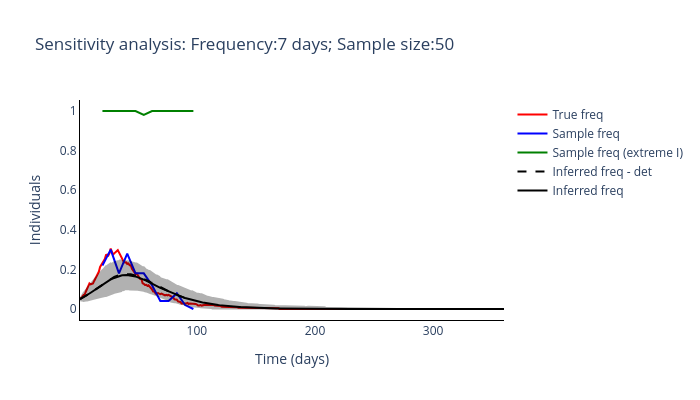
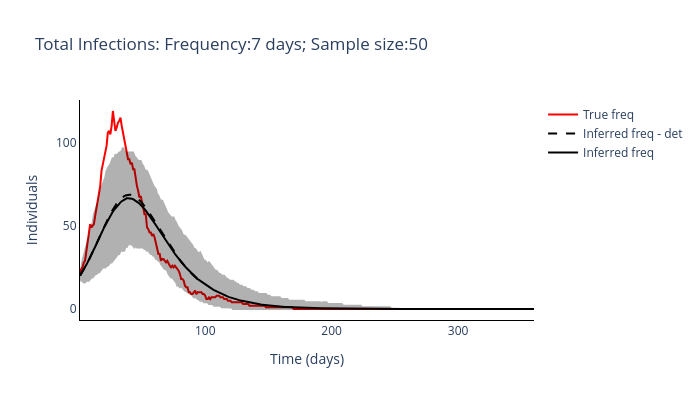

The notebook cell these images were saved under, in order:
### Code cell
routine_run(freq_samplying_range[2], sample_size_range[3])

### Figure 1 — Plotly figure (JSON) as saved in the notebook; plotly's stock layout.template omitted (floating-point values rounded to 4 significant figures; data arrays with more than 128 entries replaced by an {"elided": "..."} marker saying what was removed)
{"data": [{"line": {"color": "red"}, "mode": "lines", "name": "True freq", "type": "scatter", "x": {"elided": "360 int values"}, "y": {"elided": "360 float values"}}, {"line": {"color": "blue"}, "mode": "lines", "name": "Sample freq", "type": "scatter", "x": [20, 27, 34, 41, 48, 55, 62, 69, 76, 83, 90, 97], "y": [0.22, 0.3, 0.18, 0.28, 0.18, 0.18, 0.12, 0.04, 0.04, 0.08, 0.02, 0]}, {"line": {"color": "green"}, "mode": "lines", "name": "Sample freq (extreme I)", "type": "scatter", "x": [20, 27, 34, 41, 48, 55, 62, 69, 76, 83, 90, 97], "y": [1, 1, 1, 1, 1, 0.98, 1, 1, 1, 1, 1, 1]}, {"line": {"color": "black", "dash": "dash"}, "mode": "lines", "name": "Inferred freq - det", "type": "scatter", "x": {"elided": "360 int values"}, "y": [0.05, 0.05301, 0.05615, 0.05942, 0.06282, 0.06635, 0.07, 0.07378, 0.07767, 0.08166, 0.08576, 0.08994, 0.0942, 0.09854, 0.1029, 0.1074, 0.1119, 0.1163, 0.1207, 0.1251, 0.1294, 0.1337, 0.1378, 0.1418, 0.1456, 0.1493, 0.1528, 0.1562, 0.1593, 0.1622, 0.1648, 0.1673, 0.1694, 0.1713, 0.173, 0.1743, 0.1754, 0.1761, 0.1766, 0.1768, 0.1767, 0.1764, 0.1758, 0.175, 0.1739, 0.1726, 0.1711, 0.1694, 0.1675, 0.1654, 0.1631, 0.1607, 0.1582, 0.1555, 0.1528, 0.1499, 0.1469, 0.1439, 0.1408, 0.1377, 0.1346, 0.1315, 0.1283, 0.1251, 0.1219, 0.1188, 0.1156, 0.1125, 0.1094, 0.1063, 0.1032, 0.1002, 0.09723, 0.09431, 0.09144, 0.08862, 0.08585, 0.08314, 0.08049, 0.0779, 0.07536, 0.07288, 0.07046, 0.06811, 0.06581, 0.06358, 0.0614, 0.05929, 0.05723, 0.05524, 0.0533, 0.05142, 0.0496, 0.04783, 0.04612, 0.04447, 0.04286]}, {"line": {"color": "black"}, "mode": "lines", "name": "Inferred freq", "type": "scatter", "x": {"elided": "360 int values"}, "y": {"elided": "360 float values"}}, {"fill": "toself", "fillcolor": "black", "line": {"color": "black"}, "mode": "lines", "name": "Inferred freq", "opacity": 0.3, "showlegend": false, "type": "scatter", "x": {"elided": "720 int values"}, "y": {"elided": "720 float values"}}], "layout": {"height": 400, "plot_bgcolor": "white", "title": {"text": "Sensitivity analysis: Frequency:7 days; Sample size:50"}, "width": 700, "xaxis": {"linecolor": "black", "title": {"text": "Time (days)"}}, "yaxis": {"linecolor": "black", "title": {"text": "Individuals"}}}}

### Figure 2 — Plotly figure (JSON) as saved in the notebook; plotly's stock layout.template omitted (floating-point values rounded to 4 significant figures; data arrays with more than 128 entries replaced by an {"elided": "..."} marker saying what was removed)
{"data": [{"line": {"color": "red"}, "mode": "lines", "name": "True freq", "type": "scatter", "x": {"elided": "360 int values"}, "y": {"elided": "360 int values"}}, {"line": {"color": "black", "dash": "dash"}, "mode": "lines", "name": "Inferred freq - det", "type": "scatter", "x": {"elided": "360 int values"}, "y": [20, 21.19, 22.42, 23.71, 25.05, 26.43, 27.87, 29.34, 30.87, 32.43, 34.03, 35.66, 37.32, 39.01, 40.72, 42.45, 44.18, 45.9, 47.62, 49.31, 50.97, 52.6, 54.18, 55.71, 57.18, 58.58, 59.91, 61.17, 62.35, 63.44, 64.43, 65.34, 66.14, 66.83, 67.42, 67.9, 68.27, 68.52, 68.66, 68.69, 68.61, 68.43, 68.16, 67.79, 67.32, 66.77, 66.14, 65.44, 64.65, 63.8, 62.89, 61.92, 60.9, 59.83, 58.72, 57.57, 56.39, 55.2, 53.98, 52.76, 51.52, 50.28, 49.03, 47.78, 46.53, 45.29, 44.05, 42.82, 41.6, 40.4, 39.21, 38.03, 36.88, 35.74, 34.63, 33.53, 32.46, 31.41, 30.39, 29.38, 28.4, 27.45, 26.52, 25.61, 24.73, 23.87, 23.03, 22.22, 21.43, 20.67, 19.93, 19.21, 18.52, 17.84, 17.19, 16.56, 15.95]}, {"line": {"color": "black"}, "mode": "lines", "name": "Inferred freq", "type": "scatter", "x": {"elided": "360 int values"}, "y": {"elided": "360 float values"}}, {"fill": "toself", "fillcolor": "black", "line": {"color": "black"}, "mode": "lines", "name": "Inferred freq", "opacity": 0.3, "showlegend": false, "type": "scatter", "x": {"elided": "720 int values"}, "y": {"elided": "720 float values"}}], "layout": {"height": 400, "plot_bgcolor": "white", "title": {"text": "Total Infections: Frequency:7 days; Sample size:50"}, "width": 700, "xaxis": {"linecolor": "black", "title": {"text": "Time (days)"}}, "yaxis": {"linecolor": "black", "title": {"text": "Individuals"}}}}
